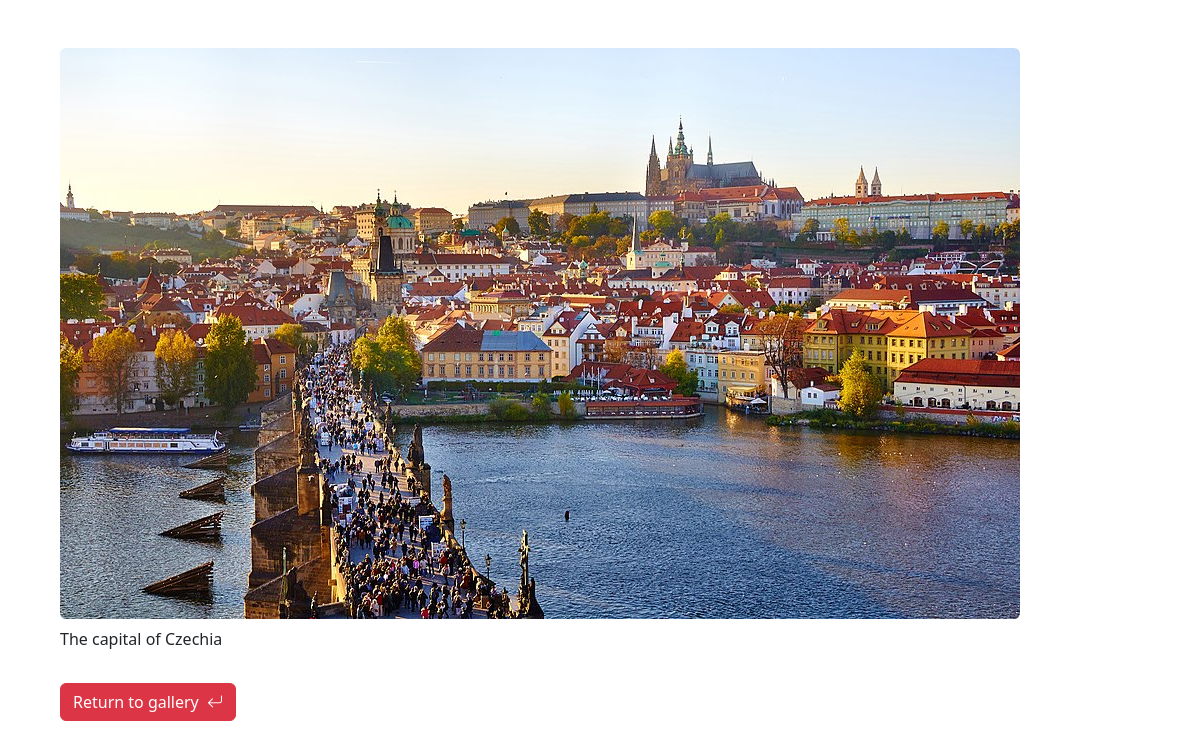
Page /photo/11 on the committed database.
### photoshare/models.py (models this page shows, shortened)
class Photo(models.Model):
    category = models.ForeignKey(Category, on_delete=models.SET_NULL, null=True, blank=True)
    image = models.ImageField(null=False, blank=False)
    description = models.TextField(max_length=500, null=False, blank=False)

### photoshare/views.py (the view)
# urls.py: path('photo/<str:pk>', views.viewPhoto, name='photo'),
def viewPhoto(request, pk):
    photos = Photo.objects.get(id=pk)
    return render(request, 'photoshare/photo.html', {'photo': photos})

### photoshare/templates/photoshare/photo.html (shortened to what this page needs)
<!DOCTYPE html>
<html lang="en">
<head>
    <link href="https://cdn.jsdelivr.net/npm/bootstrap@5.3.5/dist/css/bootstrap.min.css" rel="stylesheet">
    <link rel="stylesheet" href="https://cdn.jsdelivr.net/npm/bootstrap-icons@1.11.3/font/bootstrap-icons.min.css">
</head>
<body class="m-5">
    <div class="container">
        <div class="row justify-content-center">
            <div class="col">
                <img src="{{photo.image.url}}" class="rounded mb-2" alt="photo" style="max-width: 100%; max-height: 100%; aspect-ratio: auto;">
                <p>{{photo.description}}</p>
                <a href="{% url 'gallery' %}" class="btn btn-danger my-3">Return to gallery <i class="bi bi-arrow-return-left fs-6 ms-1"></i></a>
            </div>
        </div>
    </div>
</body>
</html>

### rows in the picture
Photo: image (picture), description "The capital of Czechia"
